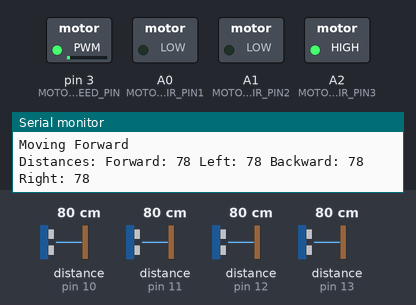
Bench run of a sketch on a simulated Arduino Uno, built with avr-gcc and run on an emulated ATmega328P. Parts: switched loads named in the sketch (green lamp = pin HIGH), the last lines printed to the serial monitor. Wiring (inferred from the names in the program): 4 × ultrasonic range finder: trigger pin 10, echo pin 10 / trigger pin 11, echo pin 11 / trigger pin 12, echo pin 12 / trigger pin 13, echo pin 13. Inputs (shaded band) come from the test bench; at power-on: distance to the obstacle (sensors on pin 10, pin 12, pin 11, pin 13) 80 cm. The echo pulse lasts 58.3 µs per cm.

Above: at 1.2 s.
1.3 s: distance to the obstacle (sensor on pin 10) set to 23 cm
At 2.1 s:
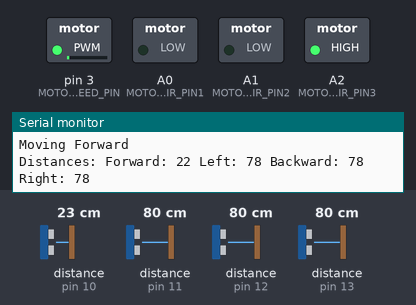
2.9 s: distance to the obstacle (sensor on pin 10) set to 19 cm
At 3.8 s:
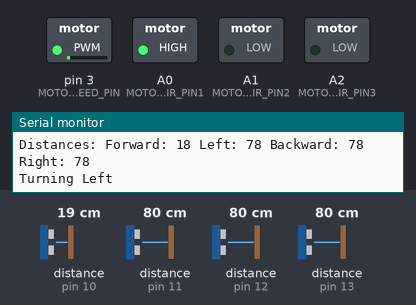
4.4 s: distance to the obstacle (sensor on pin 12) set to 25 cm
At 5.6 s:
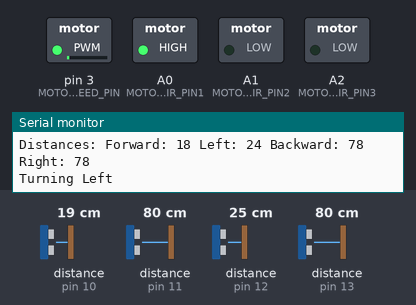
7.4 s: distance to the obstacle (sensor on pin 12) set to 19 cm
At 8.6 s:
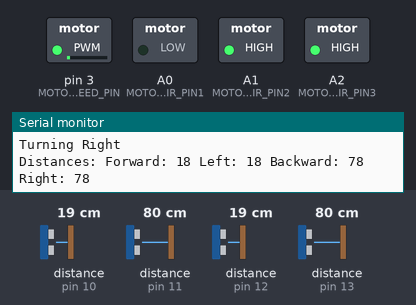
8.9 s: distance to the obstacle (sensor on pin 11) set to 24 cm
At 9.4 s:
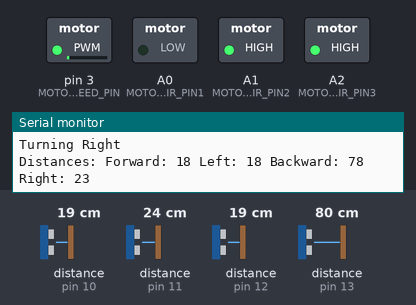
11.9 s: distance to the obstacle (sensor on pin 11) set to 19 cm
At 13.3 s:
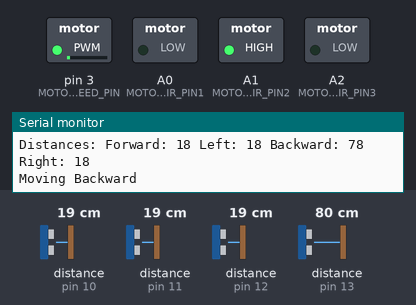
Timing chart, 0 to 14.5 s (numbered marks = the images above; inputs shaded):
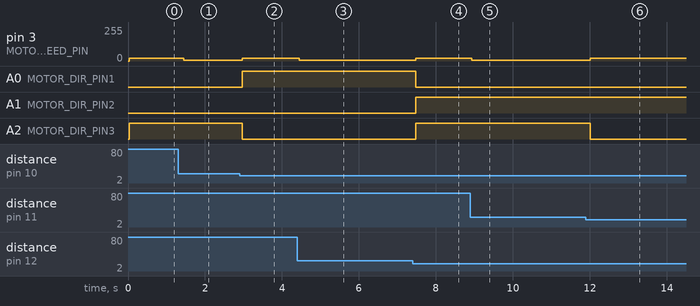

The sketch:

obstacle-detector.ino
```cpp
#define TRIGGER_PIN_FORWARD 10
#define ECHO_PIN_FORWARD 10
#define TRIGGER_PIN_LEFT 12
#define ECHO_PIN_LEFT 12
#define TRIGGER_PIN_BACKWARD 13
#define ECHO_PIN_BACKWARD 13
#define TRIGGER_PIN_RIGHT 11
#define ECHO_PIN_RIGHT 11

#define MOTOR_SPEED_PIN 3
#define MOTOR_DIR_PIN1 A0
#define MOTOR_DIR_PIN2 A1
#define MOTOR_DIR_PIN3 A2

#define SAFE_DISTANCE 20 // cm

long readUltrasonicDistance(int triggerPin, int echoPin)
{
  pinMode(triggerPin, OUTPUT);
  digitalWrite(triggerPin, LOW);
  delayMicroseconds(2);
  digitalWrite(triggerPin, HIGH);
  delayMicroseconds(10);
  digitalWrite(triggerPin, LOW);

  pinMode(echoPin, INPUT);
  return pulseIn(echoPin, HIGH);
}

void setup()
{
  Serial.begin(9600);
  pinMode(MOTOR_SPEED_PIN, OUTPUT);
  pinMode(MOTOR_DIR_PIN1, OUTPUT);
  pinMode(MOTOR_DIR_PIN2, OUTPUT);
  pinMode(MOTOR_DIR_PIN3, OUTPUT);
}

void loop()
{
  int distances[4];

  // Measure distances in cm
  distances[0] = 0.017 * readUltrasonicDistance(TRIGGER_PIN_FORWARD, ECHO_PIN_FORWARD);
  distances[1] = 0.017 * readUltrasonicDistance(TRIGGER_PIN_LEFT, ECHO_PIN_LEFT);
  distances[2] = 0.017 * readUltrasonicDistance(TRIGGER_PIN_BACKWARD, ECHO_PIN_BACKWARD);
  distances[3] = 0.017 * readUltrasonicDistance(TRIGGER_PIN_RIGHT, ECHO_PIN_RIGHT);

  // Print distances
  Serial.println("Distances: Forward: " + String(distances[0]) +
                 " Left: " + String(distances[1]) +
                 " Backward: " + String(distances[2]) +
                 " Right: " + String(distances[3]));

  if (distances[0] > SAFE_DISTANCE) {
    moveForward(distances[0]);
  } else if (distances[1] > SAFE_DISTANCE) {
    turnLeft(distances[1]);
  } else if (distances[3] > SAFE_DISTANCE) {
    turnRight(distances[3]);
  } else if (distances[2] > SAFE_DISTANCE) {
    moveBackward(distances[2]);
  } else {
    stop();
  }

  delay(100);
}

void moveForward(int distance) {
  Serial.println("Moving Forward");
  setMotorDirection(LOW, LOW, HIGH);
  setMotorSpeed(distance);
}

void turnLeft(int distance) {
  Serial.println("Turning Left");
  setMotorDirection(HIGH, LOW, LOW);
  setMotorSpeed(distance);
}

void turnRight(int distance) {
  Serial.println("Turning Right");
  setMotorDirection(LOW, HIGH, HIGH);
  setMotorSpeed(distance);
}

void moveBackward(int distance) {
  Serial.println("Moving Backward");
  setMotorDirection(LOW, HIGH, LOW);
  setMotorSpeed(distance);
}

void stop() {
  Serial.println("Stopped");
  setMotorDirection(LOW, LOW, LOW);
  analogWrite(MOTOR_SPEED_PIN, 0);
}

void setMotorDirection(int dir1, int dir2, int dir3) {
  digitalWrite(MOTOR_DIR_PIN1, dir1);
  digitalWrite(MOTOR_DIR_PIN2, dir2);
  digitalWrite(MOTOR_DIR_PIN3, dir3);
}

void setMotorSpeed(int distance) {
  int speed = map(distance, 0, 1000, 0, 255);
  analogWrite(MOTOR_SPEED_PIN, speed);
}
```

Measured:
- the behaviour switches between 22 and 21 cm on distance to the obstacle (sensor on pin 10) (found by bisection; images 1 and 2)
- the behaviour switches between 22 and 21 cm on distance to the obstacle (sensor on pin 12) (found by bisection; images 3 and 4)
- the behaviour switches between 22 and 21 cm on distance to the obstacle (sensor on pin 11) (found by bisection; images 5 and 6)
- after the input at 1.3 s, pin 3 (MOTOR_SPEED_PIN): 19/255 → 5/255 after 0.15 s
- after the input at 2.9 s, pin 3 (MOTOR_SPEED_PIN): 5/255 → 19/255 after 0.07 s; A0 (MOTOR_DIR_PIN1): LOW → HIGH after 0.07 s; A2 (MOTOR_DIR_PIN3): HIGH → LOW after 0.07 s
- after the input at 4.4 s, pin 3 (MOTOR_SPEED_PIN): 19/255 → 6/255 after 0.05 s
- after the input at 7.4 s, pin 3 (MOTOR_SPEED_PIN): 6/255 → 19/255 after 0.08 s; A0 (MOTOR_DIR_PIN1): HIGH → LOW after 0.08 s; A1 (MOTOR_DIR_PIN2), A2 (MOTOR_DIR_PIN3): LOW → HIGH after 0.08 s
- after the input at 8.9 s, pin 3 (MOTOR_SPEED_PIN): 19/255 → 5/255 at once
- after the input at 11.9 s, pin 3 (MOTOR_SPEED_PIN): 5/255 → 19/255 after 0.11 s; A2 (MOTOR_DIR_PIN3): HIGH → LOW after 0.11 s
